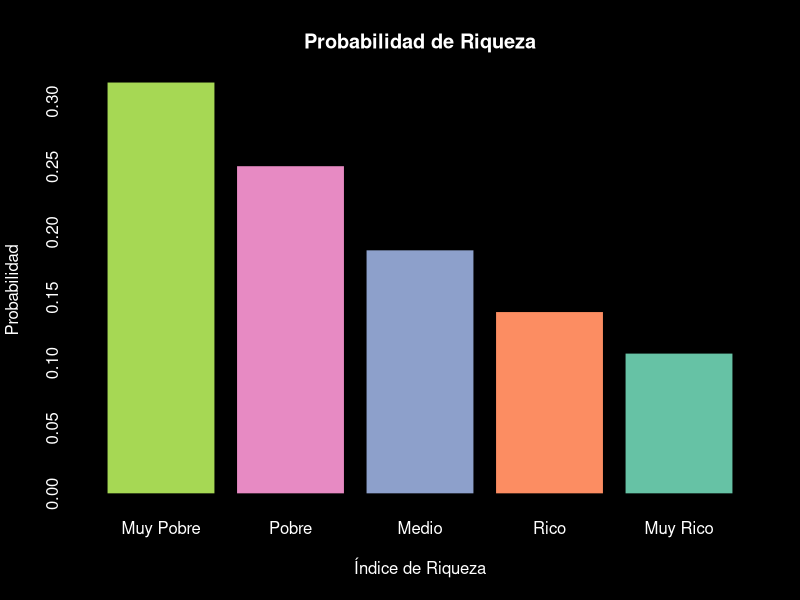
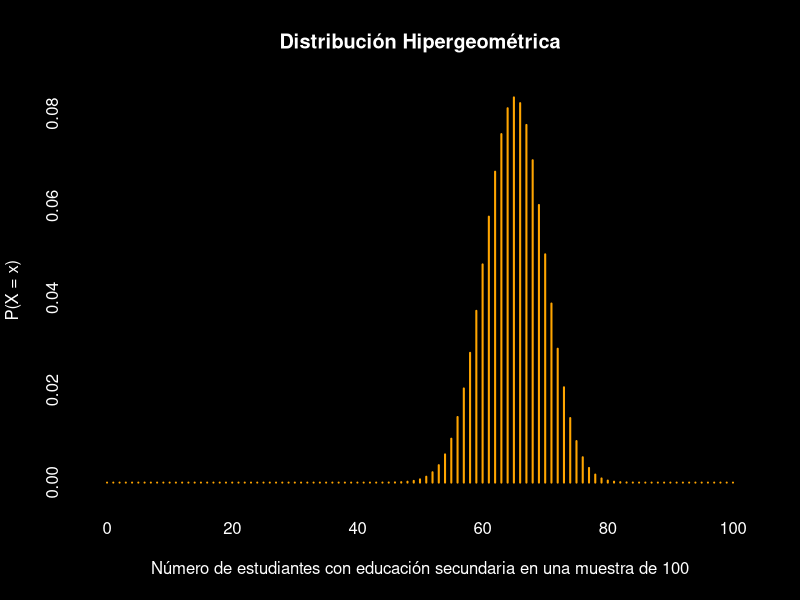
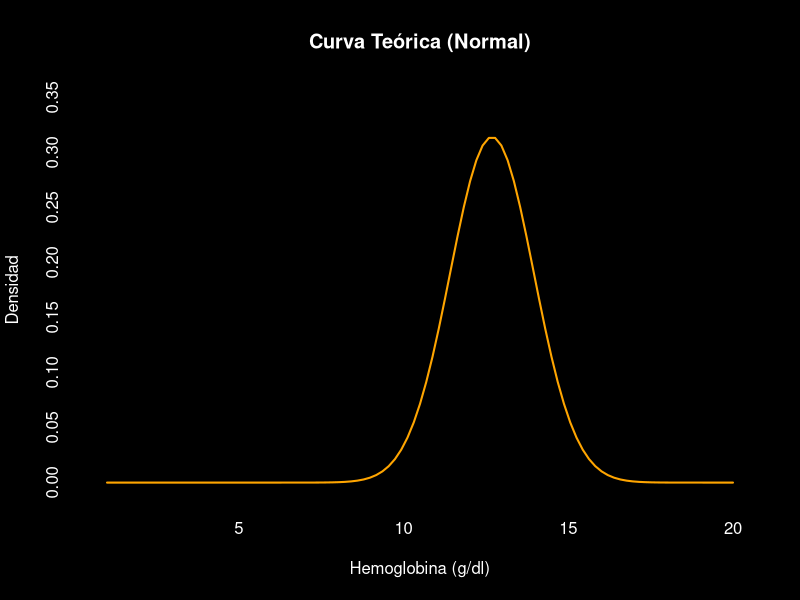

R code for these plots, in order:
## ---- chunk 1

prob_anemia <- c(0.3150637, 0.2510422, 0.1867001, 0.1395003, 0.1076937)
colores <- c("#66c2a5", "#fc8d62", "#8da0cb", "#e78ac3", "#a6d854")
categorias <- c("Muy Pobre", "Pobre", "Medio", "Rico", "Muy Rico")

par(bg = "black", col.axis = "white", col.lab = "white", col.main = "white")

barplot(prob_anemia, col = rev(colores), names.arg = categorias,
        main = "Probabilidad de Riqueza", 
        xlab = "Índice de Riqueza", ylab = "Probabilidad", border = "black", 
        space = 0.2)  
## ---- chunk 2

n <- 100
r <- 23642
N <- 36368

XX <- 0:100
par(bg = "black", col.axis = "white", col.lab = "white", col.main = "white")

par(mar = c(5, 4, 4, 2) + 0.1)

plot(XX, dhyper(0:n, r, (N - r), n), type = "h", lwd = 2, col = "orange",
     ylab = "P(X = x)", xlab = "Número de estudiantes con educación secundaria en una muestra de 100",
     main = "Distribución Hipergeométrica",
     sub = paste("Total de estudiantes con educación secundaria:", N))
## ---- chunk 3

mu_h <- 12.685317
sigma_h <- 1.270189

par(bg = "black", col.axis = "white", col.lab = "white", col.main = "white")

curve(dnorm(x, mu_h, sigma_h), lwd = 2, col = "orange", ylim = c(0, 0.35), ylab = "Densidad", xlab = "Hemoglobina (g/dl)", main = "Curva Teórica (Normal)", xlim = c(1, 20))


